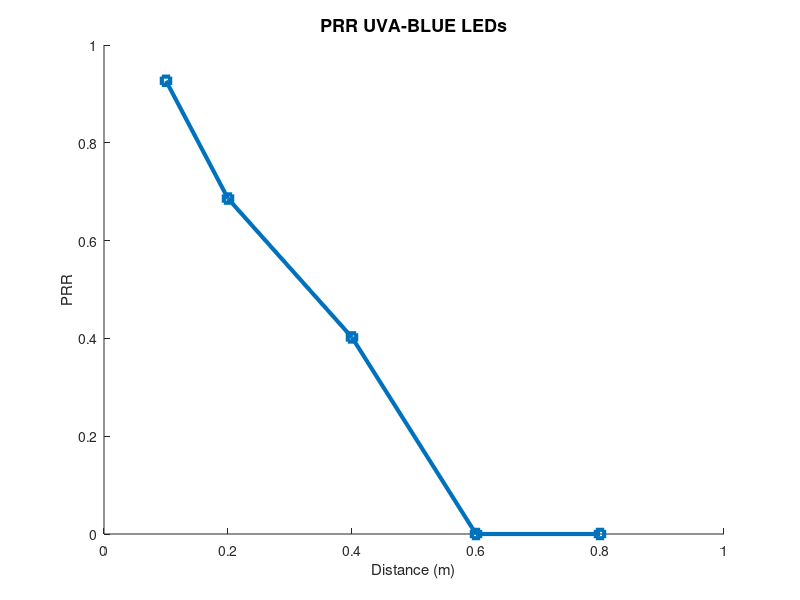

Recreate this plot in MATLAB. (Note: this script raises an error after producing the figure.)
prr_dist = [93.9 92.8 93 93.3 90.4
        67 67 69 68 72
        51 26 42 33 49
        0 0 0 0 0
        0 0 0 0 0];
prr  = ones (1,5);
distancia = [0.1 0.2 0.4 0.6 0.8];

for i = 1:5
    prr(i) = mean(prr_dist(i,:));
end

figure(1)
    hold on
    title('PRR UVA-BLUE LEDs', 'Fontsize', 13)
    plot(distancia,prr/100,'-s','LineWidth',3)
    ylim([0 1])
    xlim([0 1])
    xlabel('Distance (m)')%,'Fontsize', 30, 'LineWidth',5,'fontweight','bold')
    ylabel('PRR')%,'Fontsize', 30, 'LineWidth',5,'fontweight','bold')
    ax = gca;
    ax.XAxis.LineWidth = 3;
    ax.YAxis.LineWidth = 3;
    ax.XAxis.FontWeight = 'bold';
    ax.YAxis.FontWeight = 'bold';
    ax.XAxis.FontSize = 13;
    ax.YAxis.FontSize = 13;
    saveas(gcf,'uva_white_trans', 'svg')
    hold off


dR = [8.1 8.08 8.1 8.12 7.87
    5.82 5.83 6.05 5.96 6.28
    4.46 1.43 3.62 2.18 2.06
    0 0 0 0 0
    0 0 0 0 0];
data_rate  = ones (1,5);

for i = 1:5
    data_rate(i) = mean(dR(i,:));
end

figure(2)
    hold on
    title('Data Rate', 'Fontsize', 13)
    plot(distancia,data_rate,'-s','LineWidth',3)
    ylim([0 15])
    xlim([0 1])
    xlabel('Distance (m)')%,'Fontsize', 30, 'LineWidth',5,'fontweight','bold')
    ylabel('Data Rate (Kbps)')%,'Fontsize', 30, 'LineWidth',5,'fontweight','bold')
    ax = gca;
    ax.XAxis.LineWidth = 3;
    ax.YAxis.LineWidth = 3;
    ax.XAxis.FontWeight = 'bold';
    ax.YAxis.FontWeight = 'bold';
    ax.XAxis.FontSize = 13;
    ax.YAxis.FontSize = 13;
    saveas(gcf,'uva_white_dataRate', 'svg')
hold off